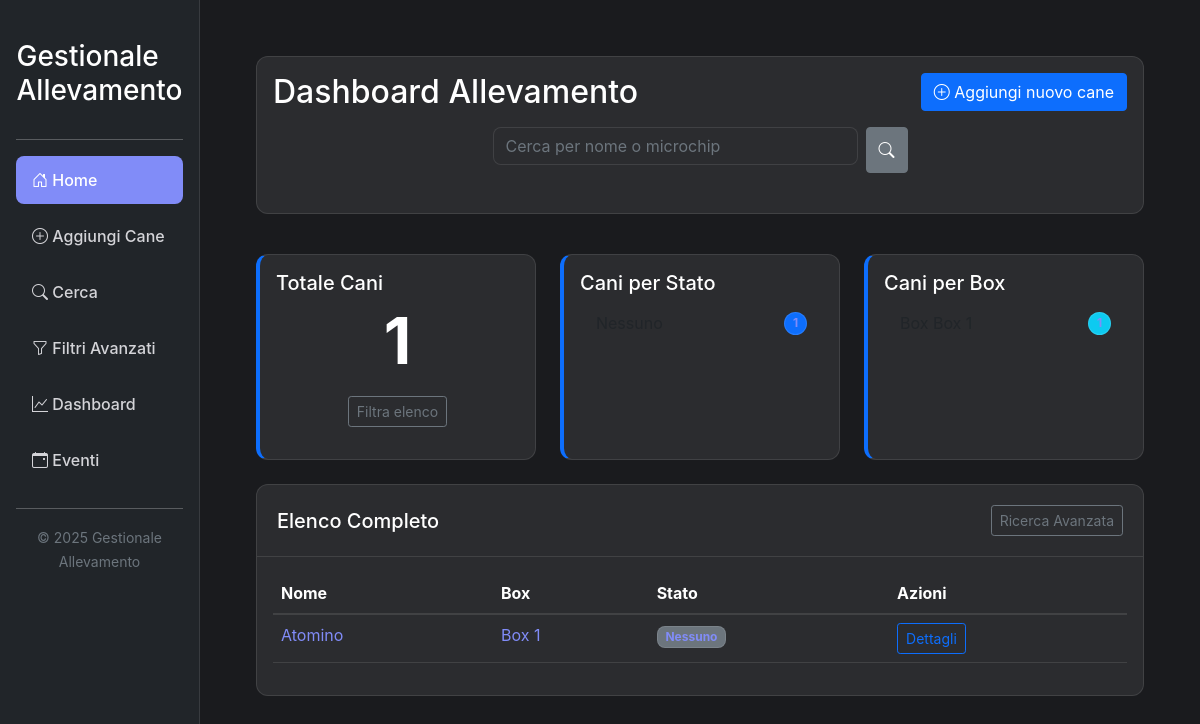
The page / on the database its author committed.
### tables this page shows
CREATE TABLE cani (
            id INTEGER PRIMARY KEY AUTOINCREMENT,
            nome TEXT NOT NULL,
            razza TEXT,
            colore TEXT,
            microchip TEXT,
            box TEXT,
            stato TEXT DEFAULT ''
        , microchip_data TEXT, chip_inserito TEXT DEFAULT 'No', venduto TEXT DEFAULT 'No', sesso TEXT, data_nascita TEXT, fuori_struttura TEXT DEFAULT 'No', data_uscita TEXT, data_rientro TEXT);

### PiccoloAmico/app_api.py (the view)
@app.route('/')
def index():
    conn = get_db_connection()
    totale = conn.execute('SELECT COUNT(*) FROM cani').fetchone()[0]
    per_stato = conn.execute('SELECT stato, COUNT(*) as conta FROM cani GROUP BY stato').fetchall()
    per_box = conn.execute('SELECT box, COUNT(*) as conta FROM cani GROUP BY box').fetchall()
    cani = conn.execute('SELECT * FROM cani').fetchall()
    conn.close()
    return render_template('index.html', cani=cani, totale=totale, per_stato=per_stato, per_box=per_box)

### PiccoloAmico/app_api.py (called while the page is built)
def get_db_connection():
    conn = sqlite3.connect(DB_NAME)
    conn.row_factory = sqlite3.Row
    return conn

### PiccoloAmico/templates/index.html (shortened to what this page needs)
{% extends "layout.html" %}
{% block content %}
<div class="row mb-4">
    <div class="col-12">
        <div class="card">
            <div class="card-body">
                <div class="d-flex justify-content-between align-items-center mb-3">
                    <h2 class="mb-0">Dashboard Allevamento</h2>
                    <div>
                        <a href="/aggiungi" class="btn btn-primary">
                            <i class="bi bi-plus-circle"></i> Aggiungi nuovo cane
                        </a>
                    </div>
                </div>
                <div class="row">
                    <div class="col-md-6 offset-md-3 mb-4">
                        <form action="/cerca" method="get" class="d-flex">
                            <input type="text" name="q" class="form-control me-2" placeholder="Cerca per nome o microchip">
                            <button type="submit" class="btn btn-secondary">
                                <i class="bi bi-search"></i>
                            </button>
                        </form>
                    </div>
                </div>
            </div>
        </div>
    </div>
</div>
<div class="row mb-4">
    <div class="col-md-4">
        <div class="card stats-card h-100">
            <div class="card-body">
                <h5 class="card-title">Totale Cani</h5>
                <h2 class="display-3 text-center fw-bold">{{ totale }}</h2>
                <div class="text-center mt-3">
                    <a href="/filtri" class="btn btn-sm btn-outline-secondary">Filtra elenco</a>
                </div>
            </div>
        </div>
    </div>
    <div class="col-md-4">
        <div class="card stats-card h-100">
            <div class="card-body">
                <h5 class="card-title">Cani per Stato</h5>
                <div class="list-group list-group-flush mt-2">
                    {% for stato in per_stato %}
                    <div class="list-group-item d-flex justify-content-between align-items-center bg-transparent">
                        <span>{{ stato[0] if stato[0] else "Nessuno" }}</span>
                        <span class="badge bg-primary rounded-pill">{{ stato[1] }}</span>
                    </div>
                    {% endfor %}
                </div>
            </div>
        </div>
    </div>
    <div class="col-md-4">
        <div class="card stats-card h-100">
            <div class="card-body">
                <h5 class="card-title">Cani per Box</h5>
                <div class="list-group list-group-flush mt-2">
                    {% for box in per_box %}
                    <a href="/box/{{ box['box'] }}" class="list-group-item list-group-item-action d-flex justify-content-between align-items-center bg-transparent">
                        <span>Box {{ box['box'] }}</span>
                        <span class="badge bg-info rounded-pill">{{ box['conta'] }}</span>
                    </a>
                    {% endfor %}
                </div>
            </div>
        </div>
    </div>
</div>
<div class="row">
    <div class="col-12">
        <div class="card">
            <div class="card-header d-flex justify-content-between align-items-center">
                <h5 class="mb-0">Elenco Completo</h5>
                <div>
                    <a href="/filtri" class="btn btn-sm btn-outline-secondary">Ricerca Avanzata</a>
                </div>
            </div>
            <div class="card-body">
                <div class="table-responsive">
                    <table class="table table-hover">
                        <thead>
                            <tr>
                                <th>Nome</th>
                                <th>Box</th>
                                <th>Stato</th>
                                <th>Azioni</th>
                            </tr>
                        </thead>
                        <tbody>
                            {% for cane in cani %}
                            <tr>
                                <td><a href="/cane/{{ cane.id }}" class="text-decoration-none">{{ cane.nome }}</a></td>
                                <td><a href="/box/{{ cane.box }}" class="text-decoration-none">{{ cane.box }}</a></td>
                                <td><span class="badge bg-secondary">{{ cane.stato or 'Nessuno' }}</span></td>
                                <td>
                                    <a href="/cane/{{ cane.id }}" class="btn btn-sm btn-outline-primary">Dettagli</a>
                                </td>
                            </tr>
                            {% endfor %}
                        </tbody>
                    </table>
                </div>
            </div>
        </div>
    </div>
</div>
{% endblock %}

### PiccoloAmico/static/css/style.css (style rules this page uses)
:root { --bg-primary: #1a1b1e; --bg-secondary: #2b2c2f; --text-primary: #ffffff; --text-secondary: #d4d4d8; --accent: #818cf8; }
body { background-color: var(--bg-primary); color: var(--text-primary); font-family: -apple-system, BlinkMacSystemFont, "Segoe UI", Roboto, sans-serif; }
.card { background-color: var(--bg-secondary); border: 1px solid rgba(255,255,255,0.1); border-radius: 0.75rem; margin-bottom: 1.5rem; }
.card-header { background-color: transparent; border-bottom: 1px solid rgba(255,255,255,0.1); padding: 1.25rem; }
.table { color: var(--text-primary); }
.table th { border-bottom: 2px solid rgba(255,255,255,0.1); white-space: nowrap; }
.table td { border-bottom: 1px solid rgba(255,255,255,0.1); }
.form-control, .form-select { background-color: var(--bg-secondary); border: 1px solid rgba(255,255,255,0.1); color: var(--text-primary); border-radius: 0.5rem; }
.badge { background-color: var(--bg-secondary); border: 1px solid rgba(255,255,255,0.1); color: #818cf8; border-radius: 0.5rem; }
.text-decoration-none { color: #818cf8; }

### PiccoloAmico/templates/layout.html (style rules this page uses)
.card { transition: transform 0.2s; margin-bottom: 1rem; }
.stats-card { border-left: 4px solid var(--bs-primary); }
.form-control, .form-select { margin-bottom: 0.5rem; }

### rows shown on the page
cani: nome "Atomino", box "Box 1", stato "Nessuno"

### other values the page prints
{{ totale }} "1"
{{ stato[1] }} "1"
